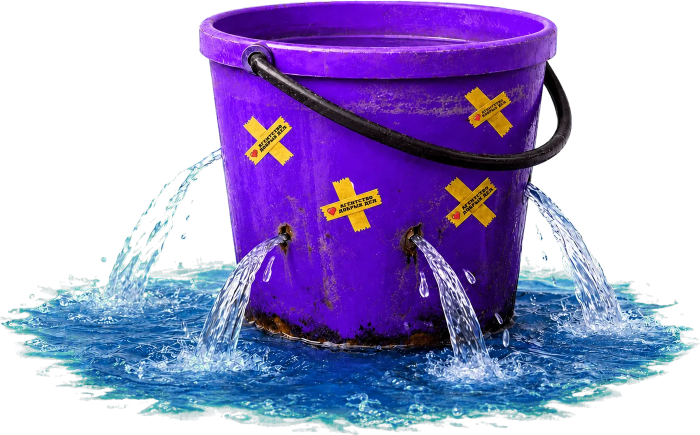
#> input picture assets/img/bucket.png, 1400 x 870 px (shown at 1/2 size)
$ python -i render.py   (imports and definitions only)
#> lines starting #> are read from the running program, lines starting #| are printed output that depends on the picture
#> further down, picture is the input picture: PIL image 1400x870 RGBA; mean R, G, B, A 52.1, 44, 95.3, 144
"""Рендер постов 1080x1350 в стиле Агентства Добрых Дел - 11 разных макетов.

Запуск:  python3 -I templates/render.py config.json out.jpg
Каталог макетов с примерами конфигов: templates/LAYOUTS.md

Общие поля конфига:
  layout   - stat | dark | marquee | checklist | myth | compare | quote | chat | pixel | steps | news
             | poster | bignum | vs | stickers | photo | hero | team | offer | screen (реалистичный экран, templates/screen.py)
  label    - текст метки справа сверху (напр. "РАЗБОР МИФА")
  title    - заголовок; [[слово]] = акцент; \\n = принудительный перенос
  accent   - доп. цвет: violet | orange | cyan | mint | pink
  icon     - пиксельная иконка: star check cross chart search chat phone target bolt eye coin
             clock mail play megaphone trophy cursor heart arrow bag bulb
  source   - подпись источника внизу
  ribbon   - слова для бегущей строки ["SEO", "РЕКЛАМА"]
Поля конкретных макетов - в LAYOUTS.md.
"""
import hashlib
import json
import math
import os
import random
import re
import sys

import numpy as np
from PIL import Image, ImageDraw, ImageFilter, ImageFont

HERE = os.path.dirname(os.path.abspath(__file__))
ROOT = os.path.normpath(os.path.join(HERE, ".."))
FD = os.path.join(ROOT, "assets", "fonts")
S = 2
W, H = 1080, 1350
M = 72

INK = (12, 16, 28)
MUTED = (98, 108, 128)
V1 = (94, 22, 234)
V2 = (123, 56, 242)
LILAC = (196, 170, 255)
LAV = (243, 238, 253)
BG = (244, 247, 252)
NAVY = (11, 18, 32)
WHITE = (255, 255, 255)
RED = (234, 61, 73)
GREEN = (16, 185, 129)
YELLOW = (250, 204, 21)
ACCENTS = {"violet": (123, 56, 242), "orange": (247, 147, 30), "cyan": (34, 166, 224),
           "mint": (16, 185, 129), "pink": (236, 72, 153)}

FONT_FILES = {"serif": "PlayfairDisplay[wght].ttf", "serif_i": "PlayfairDisplay-Italic[wght].ttf",
              "sans": "Manrope[wght].ttf", "jost": "Jost[wght].ttf", "pixel": "PressStart2P-Regular.ttf"}
_fc = {}


def px(v):
    return int(round(v * S))


# [8 lines left out: function font, not called in this run]


def mix(a, b, t):
    return tuple(int(a[i] + (b[i] - a[i]) * t) for i in range(3))


class Fail(SystemExit):
    pass


# ---------------------------------------------------------------- canvas
class C:
    def __init__(self, bg):
        self.im = Image.new("RGBA", (W * S, H * S), tuple(bg) + (255,))
        self.d = ImageDraw.Draw(self.im)

    def refresh(self):
        self.d = ImageDraw.Draw(self.im)

    def layer(self):
        return Image.new("RGBA", self.im.size, (0, 0, 0, 0))

    def over(self, L):
        self.im = Image.alpha_composite(self.im, L)
        self.refresh()

    # [11 lines left out: function paste, not called in this run]

    def tw(self, s, f):
        return self.d.textlength(s, font=f) / S

    # [15 lines left out: function text, not called in this run]

    def save(self, path):
        self.im.convert("RGB").resize((W, H), Image.LANCZOS).save(path, quality=93)


# ---------------------------------------------------------------- backgrounds
# [124 lines left out: functions lin_grad, bg_grad, glow, dots, shadow, card and 4 more, not called in this run]


def line_w(c, line, f):
    sp = c.tw(" ", f)
    return sum(c.tw(w, f) for w, _, _ in line) + sp * sum(1 for j, (_, _, g) in enumerate(line) if j and not g)


# [9 lines left out: function fit, not called in this run]


def plain_wrap(c, s, f, maxw):
    return ["".join((w if (j == 0 or g) else " " + w) for j, (w, _, g) in enumerate(l))
            for l in wrap_tokens(c, tokens(s), f, maxw)]


# [57 lines left out: functions draw_rich, para, not called in this run]


# ---------------------------------------------------------------- brand elements
_LOGO = {}


# [10 lines left out: function logo_img, not called in this run]


def logo(c, x=M, y=62, scale=2, dark=False):
    im = logo_img(dark)
    c.paste(im.resize((im.width * scale * S, im.height * scale * S), Image.NEAREST), px(x), px(y))


# [16 lines left out: function pill, not called in this run]


def kicker(c, x, y, s, color, size=18):
    c.d.ellipse([px(x), px(y + 5), px(x + 10), px(y + 15)], fill=color)
    return c.text(x + 22, y + 10, s, font("sans", size, 800), color, anchor="lm", sp=size * 0.12) + 22


# [38 lines left out: functions band, star4, footer_site, arrow_ne, not called in this run]


def source(c, s, y=1218, color=MUTED, x=M):
    if s:
        c.text(x, y, s, font("sans", 19, 500), color)


# ---------------------------------------------------------------- pixel icons
OUT = (34, 20, 56)


def _neigh(m):
    p = np.pad(m, 1)
    return p[1:-1, 2:], p[1:-1, :-2], p[2:, 1:-1], p[:-2, 1:-1]  # right, left, down, up


# [161 lines left out: functions _compose, icon, put_icon, not called in this run]


# ---------------------------------------------------------------- site art
ART = ["cow", "bucket", "plane", "team", "ill_handshake", "ill_layers", "ill_calendar", "ill_brain", "ill_flow",
       "ill_sliders", "ill_people", "ill_battery"]


# [28 lines left out: functions art_img, put_art, not called in this run]

# ---------------------------------------------------------------- helpers
def acc(cfg, default="violet"):
    return ACCENTS.get(cfg.get("accent", default), ACCENTS[default])


def rnd(cfg):
    return random.Random(int(hashlib.md5(json.dumps(cfg, ensure_ascii=False).encode()).hexdigest()[:8], 16))


# [8 lines left out: function header, not called in this run]


def ribbon(cfg, default):
    return cfg.get("ribbon") or default


# ================================================================ layouts
# [691 lines left out: functions L_stat, L_dark, L_marquee, L_checklist, L_myth, L_compare and 8 more, not called in this run]


# ================================================================ bold posters (мало текста, крупная картинка)
THEMES = {
    # bg1, bg2, ink, hot, sub, dark-logo
    "violet": ((94, 22, 234), (138, 72, 255), WHITE, (255, 214, 10), (226, 214, 255), True),
    "orange": ((255, 138, 20), (255, 176, 59), (24, 10, 60), WHITE, (70, 30, 10), False),
    "lemon": ((255, 222, 40), (255, 236, 120), INK, (94, 22, 234), (80, 70, 20), False),
    "mint": ((12, 170, 120), (52, 211, 153), WHITE, (24, 10, 60), (220, 255, 240), True),
    "sky": ((24, 144, 226), (80, 190, 250), WHITE, (255, 214, 10), (225, 242, 255), True),
    "pink": ((236, 72, 153), (255, 128, 190), WHITE, (24, 10, 60), (255, 225, 240), True),
    "cream": ((255, 244, 226), (255, 236, 205), INK, (247, 120, 20), (110, 90, 70), False),
    "night": ((11, 18, 32), (40, 20, 90), WHITE, (247, 147, 30), (172, 180, 208), True),
    "white": ((255, 255, 255), (243, 238, 253), INK, (94, 22, 234), MUTED, False),
}


# [5 lines left out: function theme, not called in this run]


def poster_bg(c, th, r):
    bg_grad(c, th[0], th[1], r.choice([20, 60, 120, 160]))


# [161 lines left out: functions blob, ring, poster_head, poster_foot, visual, L_poster and 3 more, not called in this run]


# ================================================================ реальные фото (assets/photos, лицензия Pexels)
PHOTO_DIR = os.path.join(ROOT, "assets", "photos")


# [29 lines left out: functions photo_img, duotone, fade, not called in this run]


PHOTO_TONES = {
    # тон = цвет подложки под текстом; само фото остаётся в естественных цветах (владелец 14.11: «фото живее», стиль сайта)
    "violet": (40, 10, 120),
    "night": (12, 12, 30),
    "orange": (160, 55, 10),
    "mint": (0, 74, 66),
    "natural": (22, 20, 28),
}


def grade(im, sat=1.12, contrast=1.06, bright=1.02):
    """лёгкая обработка: чуть сочнее и контрастнее, без перекраски"""
#> called with sat = 1.12, contrast = 1.06, bright = 1.02
    from PIL import ImageEnhance
    im = ImageEnhance.Color(im).enhance(sat)
    im = ImageEnhance.Contrast(im).enhance(contrast)
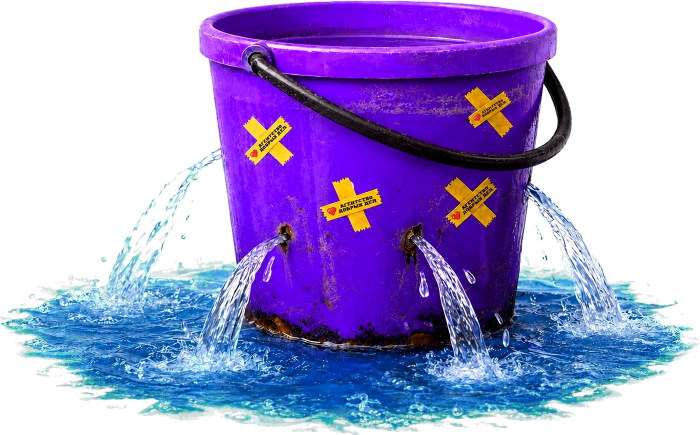
#> im: PIL image 1400x870 RGBA (shown at 1/2 size); mean R, G, B, A 53, 43.9, 103, 144; transparent parts drawn white
    return ImageEnhance.Brightness(im).enhance(bright)


# [68 lines left out: function L_photo, not called in this run]


LAYOUTS = {"stat": L_stat, "dark": L_dark, "marquee": L_marquee, "checklist": L_checklist, "myth": L_myth,
           "compare": L_compare, "quote": L_quote, "chat": L_chat, "pixel": L_pixel, "steps": L_steps,
           "news": L_news, "hero": L_hero, "team": L_team, "offer": L_offer,
           "poster": L_poster, "bignum": L_bignum, "vs": L_vs, "stickers": L_stickers, "photo": L_photo}


# [4 lines left out: function check_dashes, not called in this run]


TEXT_SKIP = {"layout", "photo", "tone", "focus", "text_top", "accent", "icon", "art", "ribbon", "source", "theme", "theme_bad", "tg", "label", "watermark",
             "footer", "flip", "save_tg", "tag", "cta"}
MAX_WORDS = 26


# [31 lines left out: functions count_words, check_words, render, not called in this run]


# [2 lines not run here, left out]

>>> from PIL import Image
>>> picture = Image.open('../assets/img/bucket.png')
>>> result = grade(picture)
